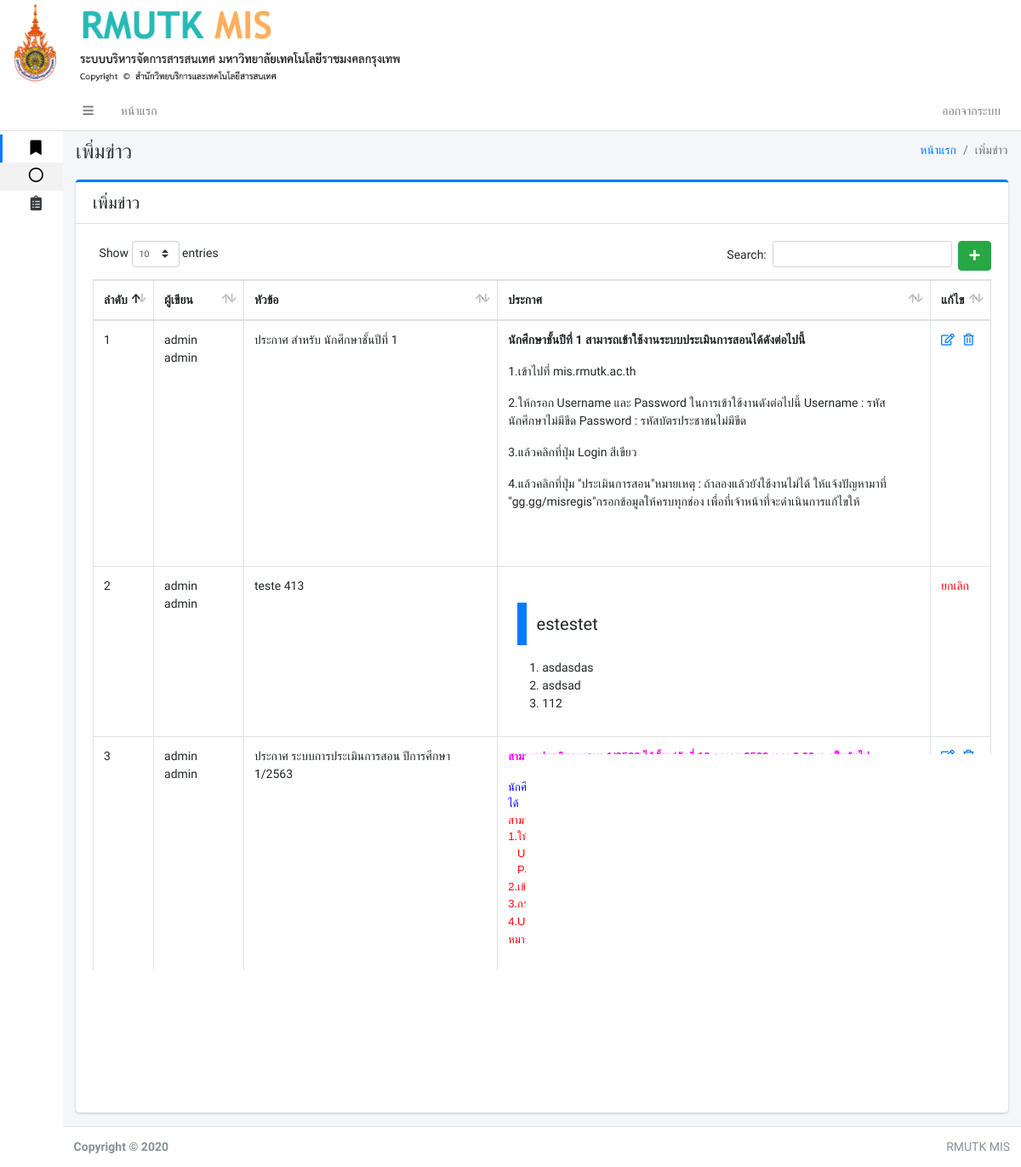
Screenshot of /index.php?pa7 (signed in) with the database file from the repository.
### tables this page shows
CREATE TABLE `news` (
  `n_id` int(11) NOT NULL,
  `n_user_id` int(11) NOT NULL,
  `n_head` varchar(250) NOT NULL,
  `n_detail` varchar(2500) NOT NULL,
  `n_status` int(11) NOT NULL,
  `n_time` timestamp NOT NULL DEFAULT current_timestamp() ON UPDATE current_timestamp()
);

CREATE TABLE `user` (
  `user_id` int(11) NOT NULL,
  `first_name` varchar(150) NOT NULL,
  `last_name` varchar(150) NOT NULL,
  `username` varchar(150) NOT NULL,
  `password` varchar(150) NOT NULL,
  `user_tumn` varchar(250) NOT NULL,
  `user_kana_id` int(11) NOT NULL,
  `user_saka_id` int(11) NOT NULL,
  `user_head` int(11) NOT NULL,
  `user_status` int(11) NOT NULL,
  `user_data_id_card` varchar(255) NOT NULL,
  `sex` varchar(255) NOT NULL,
  `date_of_birth` varchar(255) NOT NULL,
  `nationality` varchar(255) NOT NULL,
  `house_number` varchar(255) NOT NULL,
  `moo` varchar(255) NOT NULL,
  `road` varchar(255) NOT NULL,
  `district` varchar(255) NOT NULL,
  `area` varchar(255) NOT NULL,
  `province` varchar(255) NOT NULL,
  `phone` varchar(255) NOT NULL,
  `post_code` varchar(255) NOT NULL,
  `faculty` varchar(255) NOT NULL,
  `department` varchar(255) NOT NULL,
  `branch` varchar(255) NOT NULL,
  `teaching_disciplines` varchar(255) NOT NULL,
  `personnel_type` varchar(255) NOT NULL,
  `sub_personnel_type` varchar(255) NOT NULL,
  `academic_position` varchar(255) NOT NULL,
  `administrative_position` varchar(255) NOT NULL,
  `name_of_position` varchar(255) NOT NULL,
  `civil_servant_level` varchar(255) NOT NULL,
  `date_of_employment` varchar(255) NOT NULL,
  `term_of_employment` varchar(255) NOT NULL,
  `employment_money` varchar(255) NOT NULL,
  `highest_graduate_level` varchar(255) NOT NULL,
  `course_name` varchar(255) NOT NULL,
  `graduate_disciplines` varchar(255) NOT NULL,
  `major_graduate_disciplines` varchar(255) NOT NULL,
  `graduate_institution_name` varchar(255) NOT NULL,
  `country_of_graduation` varchar(255) NOT NULL
);

### page/pa7_news.php (the view, shortened to what this page needs)
<div class="content-header">
	<div class="container-fluid">
		<div class="row mb-2">
			<div class="col-sm-6">
				<h1 class="m-0 text-dark">เพิ่มข่าว</h1>
			</div>
			<div class="col-sm-6">
				<ol class="breadcrumb float-sm-right">
					<li class="breadcrumb-item"><a href="#">หน้าแรก</a></li>
					<li class="breadcrumb-item active">เพิ่มข่าว</li>
				</ol>
			</div>
		</div>
	</div>
</div>
<div class="content">
	<div class="container-fluid">
		<div class="row">
			<div class="col-lg-12">
				<div class="card card-primary card-outline ">
					<div class="card-header noprint">
						<h5 class="m-0">เพิ่มข่าว</h5>
					</div>
					<div class="card-body">
						<?php if (isset($_GET['add_new'])):
							$user_id = $_SESSION["USER_ID"];
							?>
							<form action="page/pa7_news_db.php" method="post">
								<input type="hidden" name="user_id" value="<?php echo($user_id) ?>">
								<input type="hidden" name="add_new">
								<input type="text" name="n_head" class="form-control" value="" required><br>
								<textarea class="textarea" name="new_detail" required placeholder="Place some text here"
								style="width: 100%; height: 200px; font-size: 14px; line-height: 18px; border: 1px solid #dddddd; padding: 10px;">
							</textarea>
					<div class="card-footer">
						<button class="btn btn-primary noprint" type="submit" >บันทึก</button>
						<a type="submit" class="btn btn-danger" href="./index.php?pa7" >ยกเลิก</a>
					</div>
						</form>
					<?php else:
						include './conn.php';
						$sqlhnew=" SELECT * FROM news ";
						$qryhnew = mysqli_query($conn,$sqlhnew);
						?>
						<a href="./index.php?pa7&add_new" class="btn btn-success float-right" ><i class="fas fa-plus"></i></a>
						<table id="example1" class="table table-bordered table-hover">
							<thead>
								<tr>
									<th>ลำดับ</th>
									<th>ผู้เขียน</th>
									<th>หัวข้อ</th>
									<th>ประกาศ</th>
									<th>แก้ไข</th>
								</tr>
							</thead>
							<tbody>
								<?php
								$i = 1;
								while ($rownew = $qryhnew->fetch_array()) {
									$nid = $rownew['n_id'];
									$uid = $rownew['n_user_id'];
									$sqlhuser =" SELECT * FROM user where user_id =".$uid;
									$qryhuser = mysqli_query($conn,$sqlhuser);
									$rowuser = mysqli_fetch_assoc($qryhuser);
									?>
									<tr>
										<td width="5px"><?php echo $i; ?></td>
										<td><?php echo $rowuser['first_name']."  ".$rowuser['last_name']; ?></td>
										<td><?php echo $rownew['n_head']; ?></td>
										<td><?php echo $rownew['n_detail']; ?></td>
										<td width="10px">
											<?php if ($rownew['n_status'] == 1): ?>
												<p style="color: red;" 	>ยกเลิก</p>
												<?php elseif ($rownew['n_status'] == 0): ?>
													<a href="index.php?pa7&edit_new&new_id=<?php echo($nid) ?>"><i class="far fa-edit"></i></a>&nbsp;&nbsp;
													<a href="page/pa7_news_db.php?del_new&new_id=<?php echo($nid) ?>"><i class="far fa-trash-alt"></i></a>
												<?php endif ?>
											</td>
										</tr>
										<?php
										$i++;
									} ?>
								</tbody>
							</table>
						<?php endif ?>
					</div>
				</div>
			</div>
		</div>
	</div>
</div>

### rows the page displays
news: user.first_name "admin", user.last_name "admin", n_head "ประกาศ สำหรับ นักศึกษาชั้นปีที่ 1", n_detail "นักศึกษาชั้นปีที่ 1 สามารถเข้าใช้งานระบบประเมินการสอนได้ดังต่อไปนี้ 1.เข้าไปที่ mis.rmutk.ac.th 2.ให้กรอก Username และ Password ในการเข้าใช้งานดังต่อไปนี้ Username : รหัสนักศึกษาไม่มีขีด Password : รหัสบัตรประชาชนไม่มีขีด 3.แล้วคลิกที่ปุ่ม Login สีเขียว 4.แล้วคลิกที่ปุ่ม \"ประเมินการสอน\"หมายเหตุ : ถ้าลองแล้วยังใช้งานไม่ได้ ให้แจ้งปัญหามาที่ \"gg.gg/misregis\"กรอกข้อมูลให้ครบทุกช่อง เพื่อที่เจ้าหน้าที่จะดำเนินการแก้ไขให้"
news: user.first_name "admin", user.last_name "admin", n_head "teste 413", n_detail "estestet asdasdas asdsad 112", n_status "ยกเลิก"
news: user.first_name "admin", user.last_name "admin", n_head "ประกาศ ระบบการประเมินการสอน ปีการศึกษา 1/2563", n_detail "สามารถประเมินการสอน 1/2563 ได้ตั้งแต่วันที่ 10 ตุลาคม 2563 เวลา 9.00 น. เป็นต้นไป นักศึกษาที่ไม่สามารถเข้าสู่ระบบเพื่อประเมินการสอน หรือ ไม่สามารถเล่นอินเตอร์เน็ตภายในมหาวิทยาลัยได้ สามารถเข้าไปที่ 1.ให้ login เข้า Wifi ของมหาวิทยาลัย Username : รหัสนักศึกษาไม่มีขีด Password : รหัสบัตรประชาชนไม่มีขีด 2.เข้าไปที่ \"gg.gg/misregis\" 3.กรอกข้อมูลให้เรียบร้อย 4.Username และ Password จะใช้งานได้ภายในวันที่ 20 ธันวาคม 2563 หมายเหตุ : ให้ใช้โทรศัพท์มือถือหรือคอมพิวเตอร์ในการใช้งาน"
